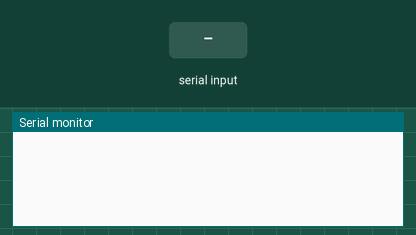
Bench run of a sketch on a simulated Arduino Uno, built with avr-gcc and run on an emulated ATmega328P. Shown: the last lines printed to the serial monitor. The test bench sets the inputs (shaded band).

Above: at 1.2 s.
1.3 s: "1" received over Serial
At 1.7 s:
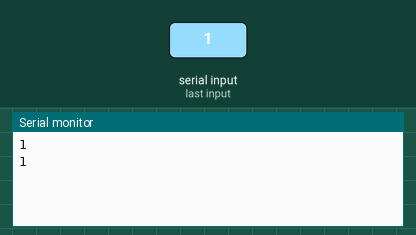
2.8 s: byte 97 ('a') received over Serial
At 4.4 s:
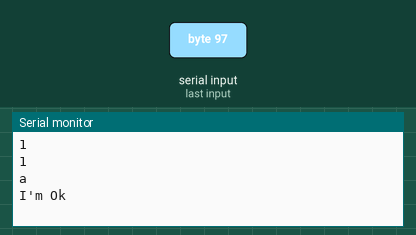
4.8 s: "0" received over Serial
At 5.6 s:
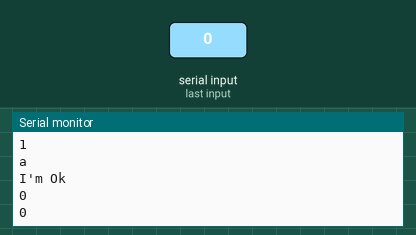

The sketch:

TestBlueTeeth_cc2541.ino
```cpp
int ledTX = 0;
int ledRX = 1;
void setup() {
  Serial.begin(9600);
  pinMode(ledTX, OUTPUT);
  pinMode(ledRX, OUTPUT);
}

void loop() {
  while(Serial.available())
  {
    char c = Serial.read();
    Serial.println(c);
     if('1' == c)
     {
      Serial.println(c);
      digitalWrite(ledTX, LOW);
      digitalWrite(ledRX, LOW);
      delay(2000);
     }
     if('0' == c)
     {
      Serial.println(c);
      digitalWrite(ledTX, HIGH);
      digitalWrite(ledRX, HIGH);
      delay(2000);
     }
    if('a' == c)
    {
      Serial.println("I'm Ok");
    }
  }

}
```

Measured:
- after the input at 1.3 s, the serial monitor: prints a new line at once (image 1)
- after the input at 2.8 s, the serial monitor: prints a new line after 0.50 s (image 2)
- after the input at 4.8 s, the serial monitor: prints a new line at once (image 3)
